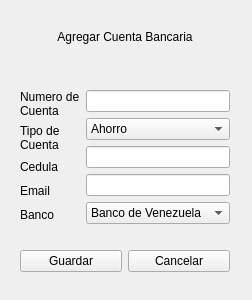
<?xml version="1.0" encoding="UTF-8"?>
<ui version="4.0">
 <class>agregar_cuenta_bancaria</class>
 <widget class="QWidget" name="agregar_cuenta_bancaria">
  <property name="geometry">
   <rect>
    <x>0</x>
    <y>0</y>
    <width>252</width>
    <height>300</height>
   </rect>
  </property>
  <property name="windowTitle">
   <string>Form</string>
  </property>
  <widget class="QWidget" name="">
   <property name="geometry">
    <rect>
     <x>20</x>
     <y>10</y>
     <width>210</width>
     <height>282</height>
    </rect>
   </property>
   <layout class="QGridLayout" name="gridLayout">
    <item row="0" column="0">
     <widget class="QLabel" name="label">
      <property name="text">
       <string>Agregar Cuenta Bancaria</string>
      </property>
      <property name="alignment">
       <set>Qt::AlignCenter</set>
      </property>
     </widget>
    </item>
    <item row="1" column="0">
     <spacer name="horizontalSpacer">
      <property name="orientation">
       <enum>Qt::Horizontal</enum>
      </property>
      <property name="sizeHint" stdset="0">
       <size>
        <width>40</width>
        <height>20</height>
       </size>
      </property>
     </spacer>
    </item>
    <item row="2" column="0">
     <layout class="QHBoxLayout" name="horizontalLayout">
      <item>
       <layout class="QVBoxLayout" name="verticalLayout_2">
        <item>
         <widget class="QLabel" name="label_numero_de_cuenta">
          <property name="text">
           <string>Numero de
Cuenta</string>
          </property>
         </widget>
        </item>
        <item>
         <widget class="QLabel" name="label_tipo_de_cuenta">
          <property name="text">
           <string>Tipo de
Cuenta</string>
          </property>
         </widget>
        </item>
        <item>
         <widget class="QLabel" name="label_cedula">
          <property name="text">
           <string>Cedula</string>
          </property>
         </widget>
        </item>
        <item>
         <widget class="QLabel" name="label_email">
          <property name="text">
           <string>Email</string>
          </property>
         </widget>
        </item>
        <item>
         <widget class="QLabel" name="label_banco">
          <property name="text">
           <string>Banco</string>
          </property>
         </widget>
        </item>
       </layout>
      </item>
      <item>
       <layout class="QVBoxLayout" name="verticalLayout">
        <item>
         <widget class="QLineEdit" name="lineEdit_numero_de_cuenta"/>
        </item>
        <item>
         <widget class="QComboBox" name="comboBox_tipo_de_cuenta">
          <item>
           <property name="text">
            <string>Ahorro</string>
           </property>
          </item>
          <item>
           <property name="text">
            <string>Corriente</string>
           </property>
          </item>
         </widget>
        </item>
        <item>
         <widget class="QLineEdit" name="lineEdit_cedula"/>
        </item>
        <item>
         <widget class="QLineEdit" name="lineEdit_email"/>
        </item>
        <item>
         <widget class="QComboBox" name="comboBox_banco">
          <item>
           <property name="text">
            <string>Banco de Venezuela</string>
           </property>
          </item>
          <item>
           <property name="text">
            <string>Banco Mercantil</string>
           </property>
          </item>
          <item>
           <property name="text">
            <string>Banco Banesco</string>
           </property>
          </item>
          <item>
           <property name="text">
            <string>Banco de Occidental de Descuento</string>
           </property>
          </item>
          <item>
           <property name="text">
            <string>Banco del Tesoro</string>
           </property>
          </item>
          <item>
           <property name="text">
            <string>Banco Caribe</string>
           </property>
          </item>
          <item>
           <property name="text">
            <string>100% Banco</string>
           </property>
          </item>
          <item>
           <property name="text">
            <string>Banco DelSur</string>
           </property>
          </item>
          <item>
           <property name="text">
            <string>Banco FondoComun</string>
           </property>
          </item>
          <item>
           <property name="text">
            <string>Banco BIcentenario</string>
           </property>
          </item>
          <item>
           <property name="text">
            <string>Banco Exterior</string>
           </property>
          </item>
         </widget>
        </item>
       </layout>
      </item>
     </layout>
    </item>
    <item row="3" column="0">
     <spacer name="horizontalSpacer_5">
      <property name="orientation">
       <enum>Qt::Horizontal</enum>
      </property>
      <property name="sizeHint" stdset="0">
       <size>
        <width>40</width>
        <height>20</height>
       </size>
      </property>
     </spacer>
    </item>
    <item row="4" column="0">
     <layout class="QHBoxLayout" name="horizontalLayout_2">
      <item>
       <widget class="QPushButton" name="pushButton_guardar">
        <property name="text">
         <string>Guardar</string>
        </property>
       </widget>
      </item>
      <item>
       <widget class="QPushButton" name="pushButton_cancelar">
        <property name="text">
         <string>Cancelar</string>
        </property>
       </widget>
      </item>
     </layout>
    </item>
    <item row="5" column="0">
     <spacer name="horizontalSpacer_4">
      <property name="orientation">
       <enum>Qt::Horizontal</enum>
      </property>
      <property name="sizeHint" stdset="0">
       <size>
        <width>40</width>
        <height>20</height>
       </size>
      </property>
     </spacer>
    </item>
   </layout>
  </widget>
 </widget>
 <resources/>
 <connections/>
</ui>
